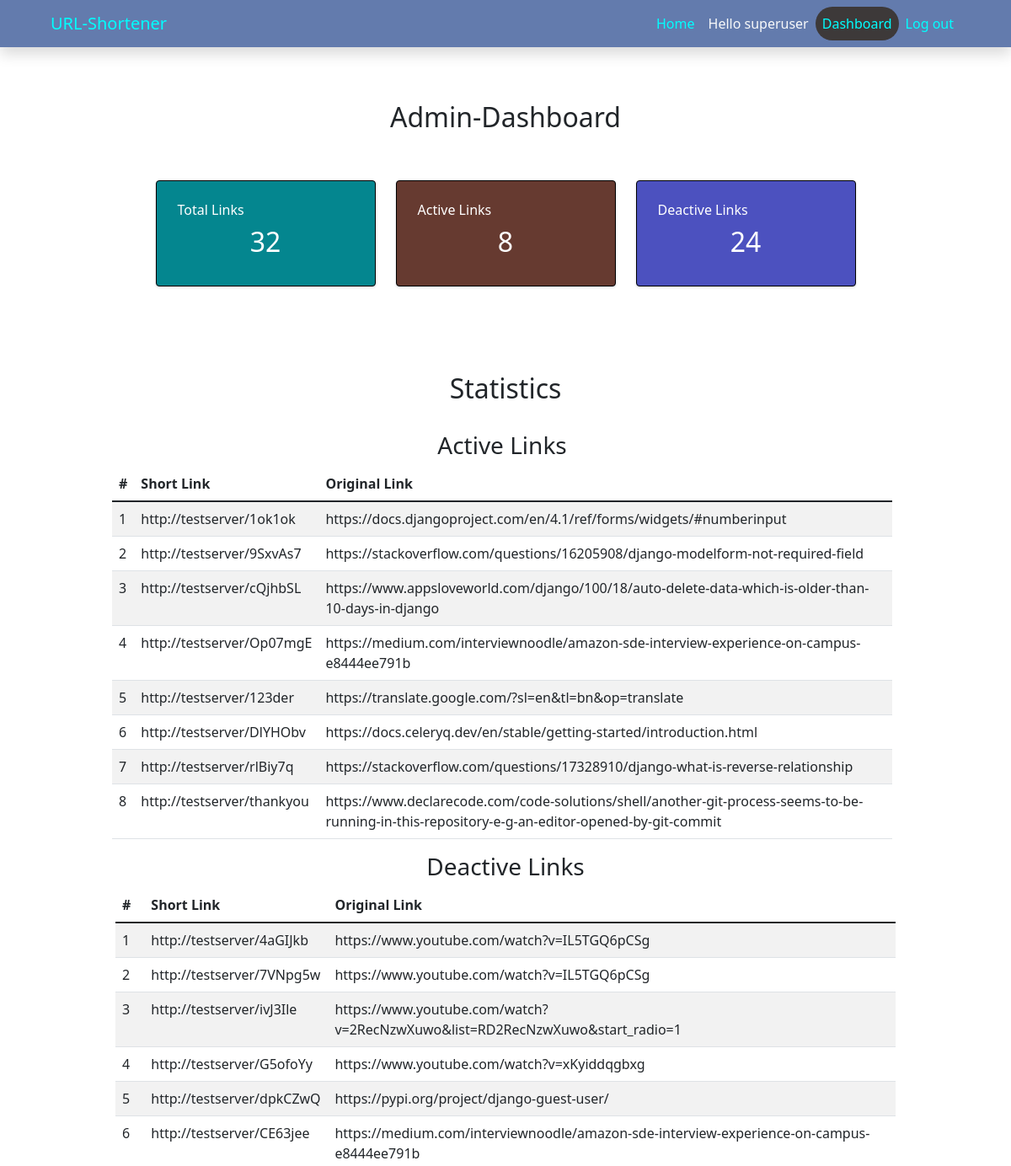
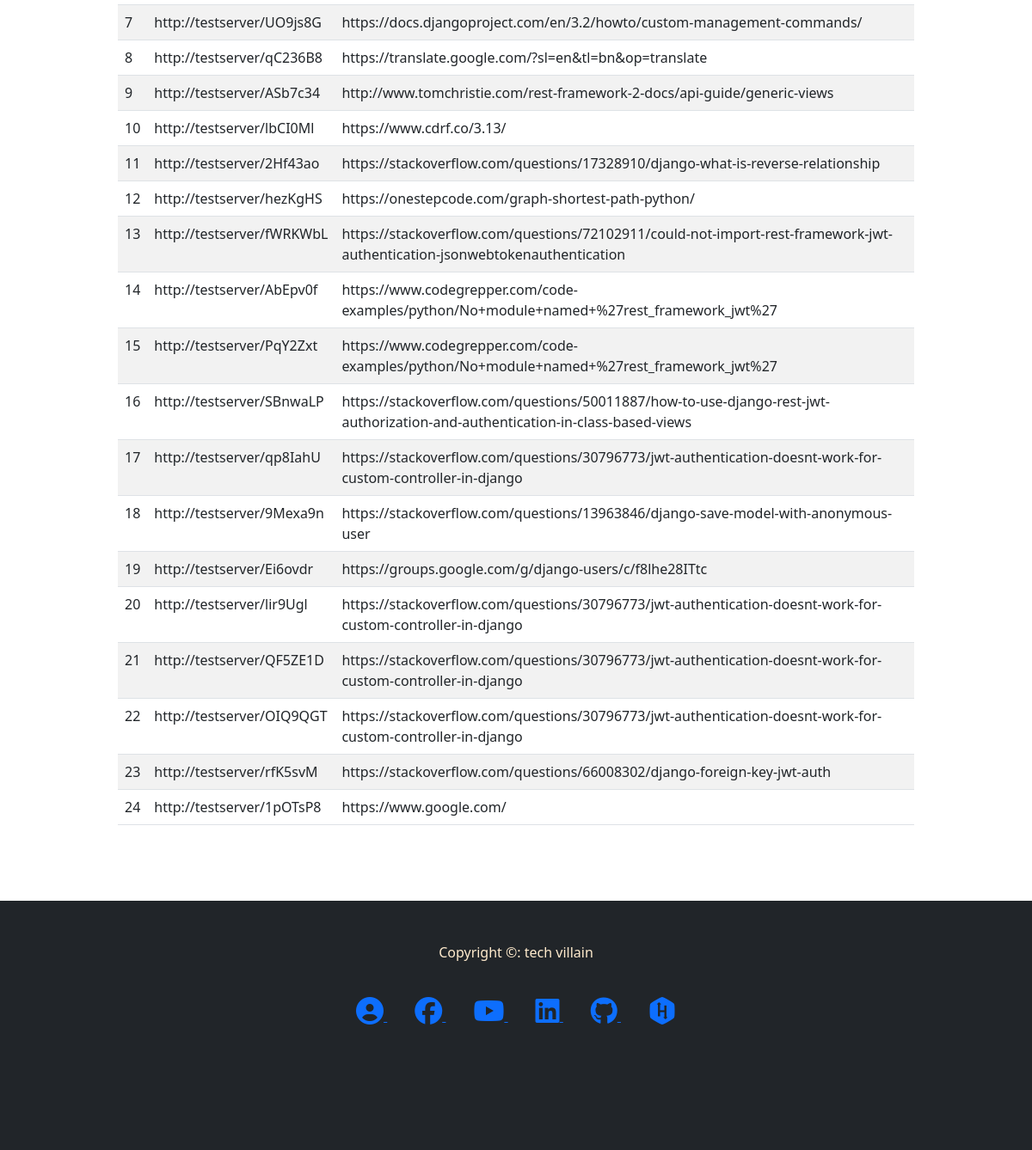
The app's page /user/dashboard/3 (signed in), older data (2 pictures, top to bottom).
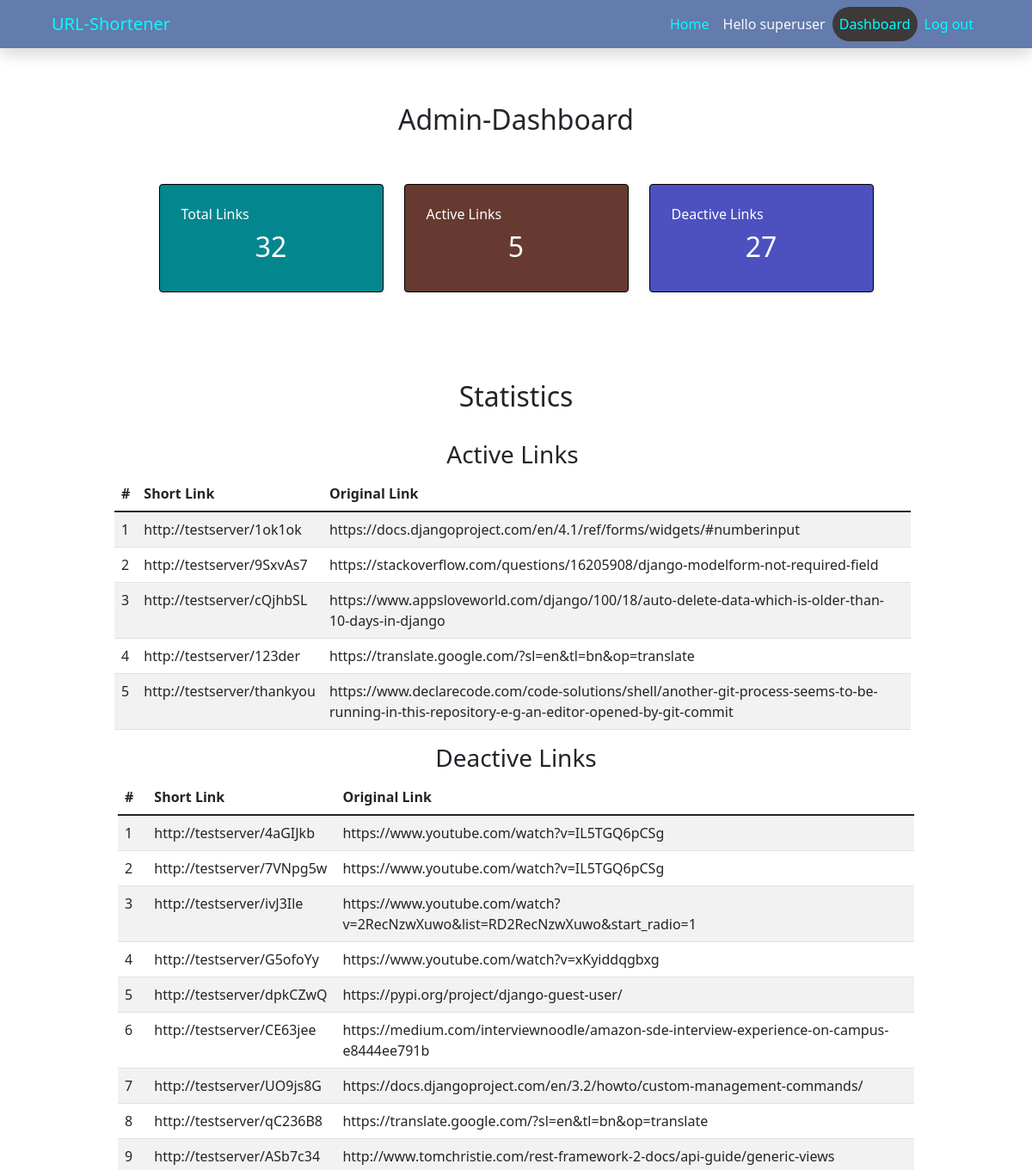
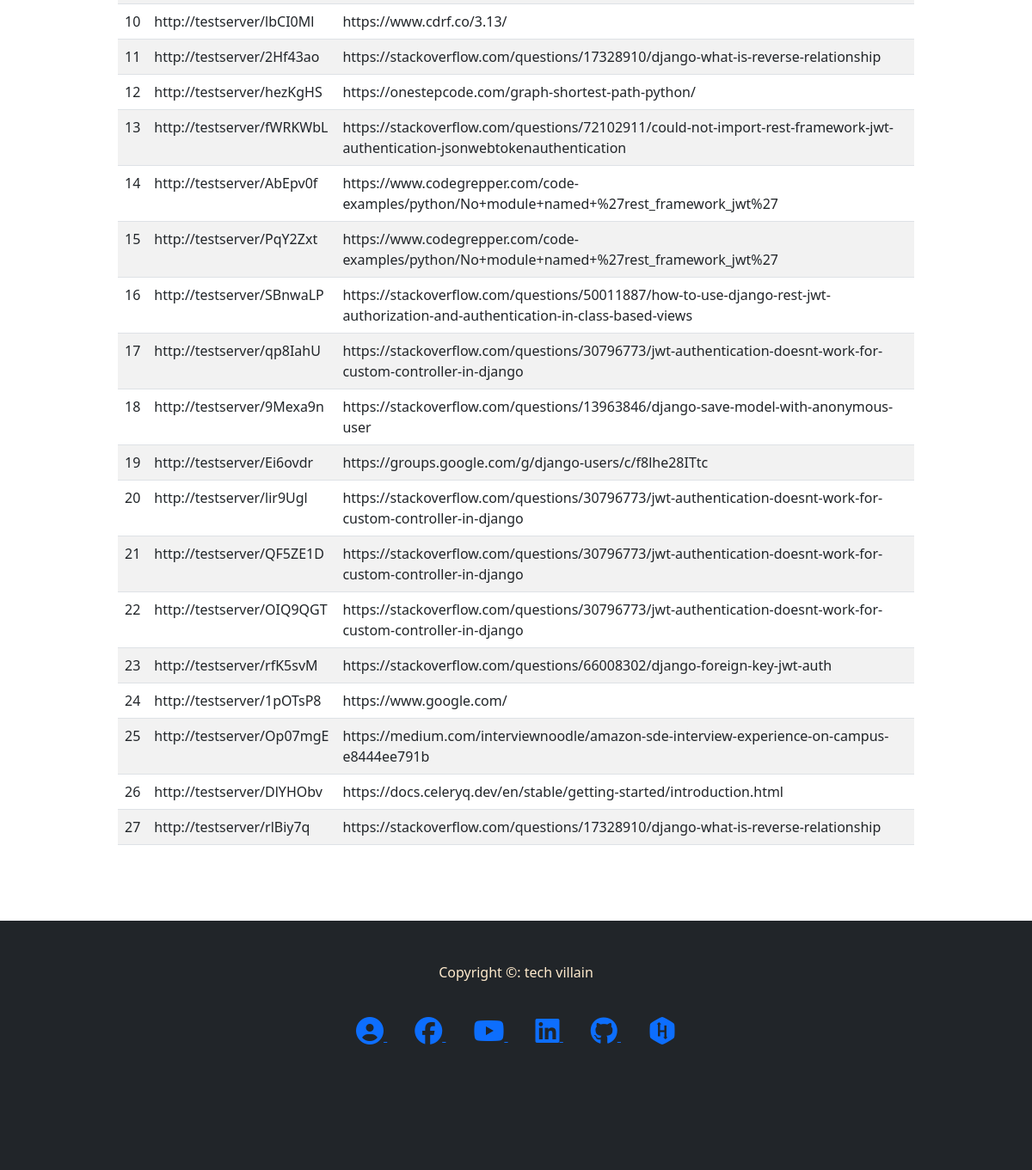
The same page, newer data (2 pictures, top to bottom).
### urlShortener/models.py (models this page shows, shortened)
class ShortURLS(models.Model):
    user = models.ForeignKey(User, on_delete=models.CASCADE, default=2)
    created_at = models.DateTimeField(auto_now_add=True)
    expiration_day = models.PositiveIntegerField(default=30)
    long_url = models.URLField()
    short_url = models.CharField(max_length=15, unique=True, blank=True)
    is_deleted = models.BooleanField(default=False)

### subscriber/views.py (the view)
# urls.py: path('dashboard/<int:pk>', dashboard, name='dashboard')
@user_passes_test(lambda u: u.is_authenticated, login_url='login')
def dashboard(request, pk):
	template = 'customer/dashboard.html'
	print('url=> ', request.get_host)
	context = {}
	all_urls = []
	if pk==request.user.id:
		all_urls = ShortURLS.objects.filter(user_id=pk)
	if request.user.is_superuser:
		all_urls = get_all_urls(request)
	total_urls = all_urls.count()
	active_urls = all_urls.filter(is_deleted=False)
	deactive_urls = all_urls.filter(is_deleted=True)
	total_active_urls = active_urls.count()
	total_deactive_urls = deactive_urls.count()
	main_url = request.build_absolute_uri('/')
	context['main_url'] = main_url
	context['total_urls'] = total_urls
	context['active_urls'] = active_urls
	context['deactive_urls'] = deactive_urls
	context['total_active_urls'] = total_active_urls
	context['total_deactive_urls'] = total_deactive_urls
	return render(request, template, context )

### subscriber/views.py (called while the page is built)
@user_passes_test(lambda u: u.is_superuser, login_url='login')
def get_all_urls(request):
	return ShortURLS.objects.all()

### templates/customer/dashboard.html (shortened to what this page needs)
{% extends 'base.html' %}
{% block content %}
<head>
</head>
<section class="container" style="min-height:720px;">
    <br><br>
    {% if user.is_superuser %}
    <h2 class="text-center">Admin-Dashboard</h2>
    {% else %}
    <h2 class="text-center">My-Dashboard</h2>
    {% endif %}
    <br><br>
    <div class="row justify-content-center">
        <div class="col-md-4 col-xl-3">
            <div class="card bg-c-blue order-card">
                <div class="card-block">
                    <h6 class="m-b-20"> Total Links</h6>
                    <h2 class="text-center"><span>{{total_urls}}</span></h2>
                </div>
            </div>
        </div>
        <div class="col-md-4 col-xl-3">
            <div class="card bg-c-pink order-card">
                <div class="card-block">
                    <h6 class="m-b-20"> Active Links</h6>
                    <h2 class="text-center"><span>{{total_active_urls}}</span></h2>
                </div>
            </div>
        </div>
        <div class="col-md-4 col-xl-3">
            <div class="card bg-c-green order-card">
                <div class="card-block">
                    <h6 class="m-b-20"> Deactive Links</h6>
                    <h2 class="text-center"><span>{{total_deactive_urls}}</span></h2>
                </div>
            </div>
        </div>
    </div>
    <br><br><br>
    <h2 class="text-center">Statistics</h2>
    <br>
    <div class="row justify-content-center">
        <div class="col-md-10 me-2">
            <h3 class="text-center">Active Links</h3>
            <table class="table table-striped table-hover">
                <thead>
                    <tr>
                        <th scope="col">#</th>
                        <th scope="col">Short Link</th>
                        <th scope="col">Original Link</th>
                    </tr>
                </thead>
                <tbody>
                    {% for url in active_urls %}
                    <tr>
                        <td>{{ forloop.counter }}</td>
                        <td>{{ main_url }}{{ url.short_url }}</td>
                        <td>{{ url.long_url }}</td>
                    </tr>
                    {% endfor %}
                </tbody>
            </table>
        </div>
        {% if total_deactive_urls %}
        <div class="col-md-10">
            <h3 class="text-center">Deactive Links</h3>
            <table class="table table-striped table-hover">
                <thead>
                    <tr>
                        <th scope="col">#</th>
                        <th scope="col">Short Link</th>
                        <th scope="col">Original Link</th>
                    </tr>
                </thead>
                <tbody>
                    {% for url in deactive_urls %}
                    <tr>
                        <td>{{ forloop.counter }}</td>
                        <td>{{ main_url }}{{ url.short_url }}</td>
                        <td>{{ url.long_url }}</td>
                    </tr>
                    {% endfor %}
                </tbody>
            </table>
        </div>
        {% endif %}
    </div>
</section>
{% endblock %}

Row changes from the older to the newer data that the page shows:
changed ShortURLS "Op07mgE": moves from the list under "Active Links" to the list under "Deactive Links"
changed ShortURLS "DlYHObv": moves from the list under "Active Links" to the list under "Deactive Links"
changed ShortURLS "rlBiy7q": moves from the list under "Active Links" to the list under "Deactive Links"
Text that changed along with them:
{{ total_active_urls }}: "8" → "5"
{{ total_deactive_urls }}: "24" → "27"
